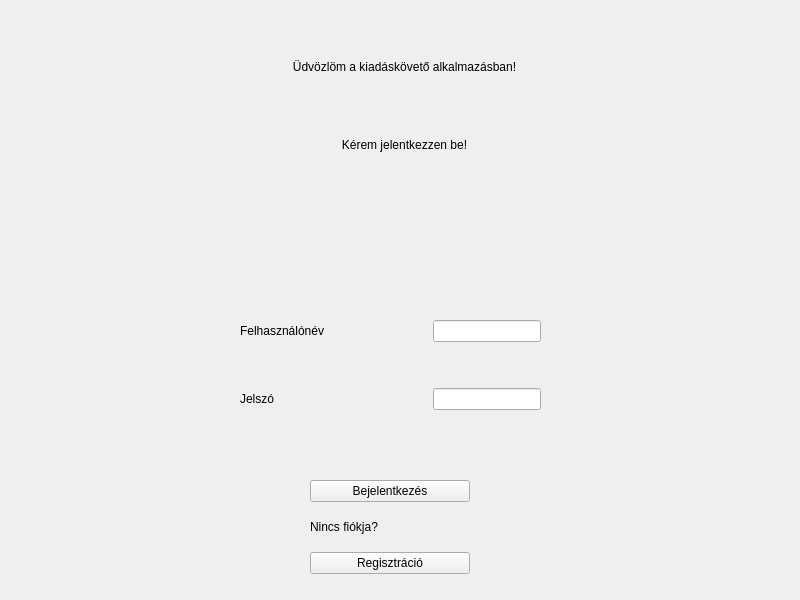
<?xml version="1.0" encoding="UTF-8"?>
<ui version="4.0">
 <class>Widget</class>
 <widget class="QWidget" name="Widget">
  <property name="geometry">
   <rect>
    <x>0</x>
    <y>0</y>
    <width>800</width>
    <height>600</height>
   </rect>
  </property>
  <property name="windowTitle">
   <string>Widget</string>
  </property>
  <widget class="QWidget" name="gridLayoutWidget">
   <property name="geometry">
    <rect>
     <x>230</x>
     <y>30</y>
     <width>349</width>
     <height>151</height>
    </rect>
   </property>
   <layout class="QGridLayout" name="gridLayout">
    <item row="2" column="1">
     <widget class="QLabel" name="LabelLoginPlease">
      <property name="text">
       <string>Kérem jelentkezzen be!</string>
      </property>
      <property name="alignment">
       <set>Qt::AlignCenter</set>
      </property>
     </widget>
    </item>
    <item row="1" column="1">
     <widget class="QLabel" name="LabelHello">
      <property name="text">
       <string>Üdvözlöm a kiadáskövető alkalmazásban!</string>
      </property>
      <property name="alignment">
       <set>Qt::AlignCenter</set>
      </property>
     </widget>
    </item>
   </layout>
  </widget>
  <widget class="QWidget" name="gridLayoutWidget_2">
   <property name="geometry">
    <rect>
     <x>240</x>
     <y>280</y>
     <width>301</width>
     <height>171</height>
    </rect>
   </property>
   <layout class="QGridLayout" name="gridLayout_2">
    <item row="2" column="1">
     <widget class="QLineEdit" name="PasswordInput">
      <property name="sizePolicy">
       <sizepolicy hsizetype="Fixed" vsizetype="Fixed">
        <horstretch>0</horstretch>
        <verstretch>0</verstretch>
       </sizepolicy>
      </property>
     </widget>
    </item>
    <item row="0" column="1">
     <widget class="QLineEdit" name="UserNameTextInput">
      <property name="sizePolicy">
       <sizepolicy hsizetype="Fixed" vsizetype="Fixed">
        <horstretch>0</horstretch>
        <verstretch>0</verstretch>
       </sizepolicy>
      </property>
     </widget>
    </item>
    <item row="2" column="0">
     <widget class="QLabel" name="LabelPwd">
      <property name="text">
       <string>Jelszó</string>
      </property>
     </widget>
    </item>
    <item row="0" column="0">
     <widget class="QLabel" name="LabelUserName">
      <property name="text">
       <string>Felhasználónév</string>
      </property>
     </widget>
    </item>
   </layout>
  </widget>
  <widget class="QWidget" name="verticalLayoutWidget">
   <property name="geometry">
    <rect>
     <x>310</x>
     <y>480</y>
     <width>160</width>
     <height>94</height>
    </rect>
   </property>
   <layout class="QVBoxLayout" name="verticalLayout">
    <item>
     <widget class="QPushButton" name="LoginButton">
      <property name="text">
       <string>Bejelentkezés</string>
      </property>
      <property name="autoDefault">
       <bool>false</bool>
      </property>
     </widget>
    </item>
    <item>
     <widget class="QLabel" name="NoFiokLabel">
      <property name="text">
       <string>Nincs fiókja?</string>
      </property>
     </widget>
    </item>
    <item>
     <widget class="QPushButton" name="RegisterButton">
      <property name="text">
       <string>Regisztráció</string>
      </property>
     </widget>
    </item>
   </layout>
  </widget>
 </widget>
 <resources/>
 <connections/>
</ui>
